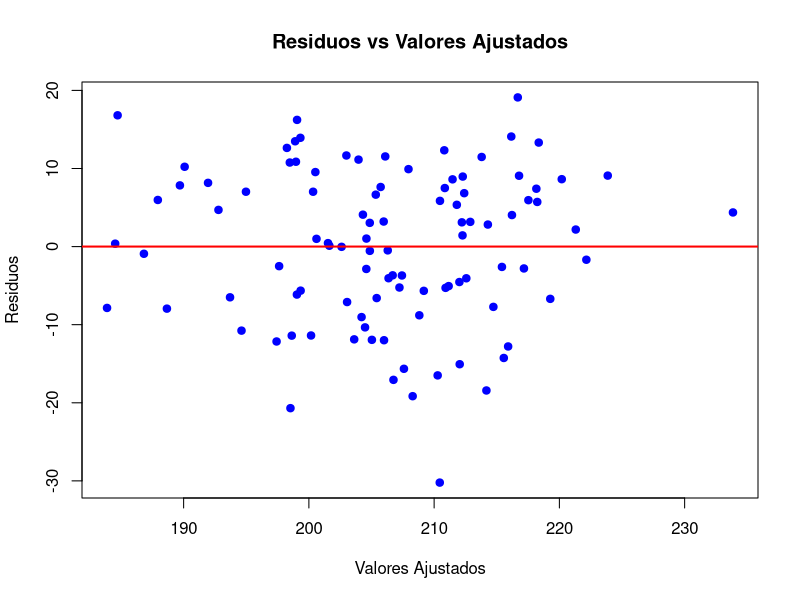
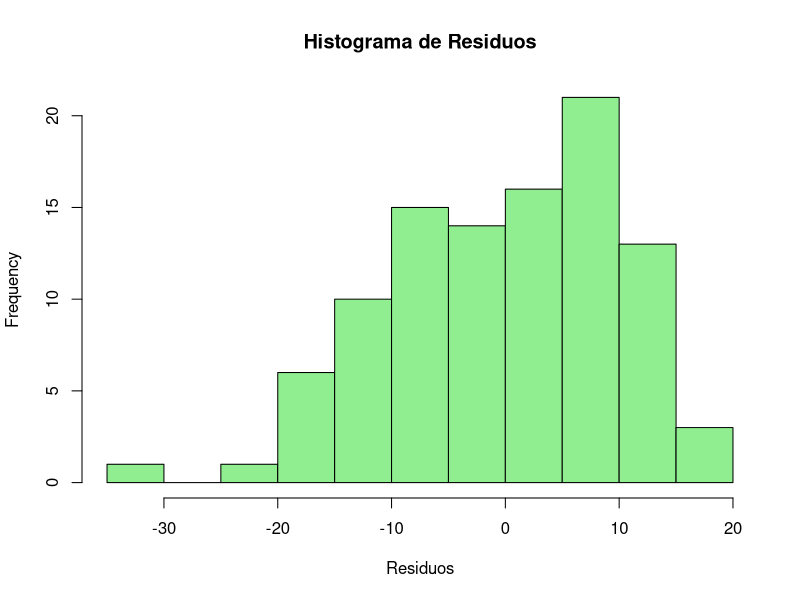
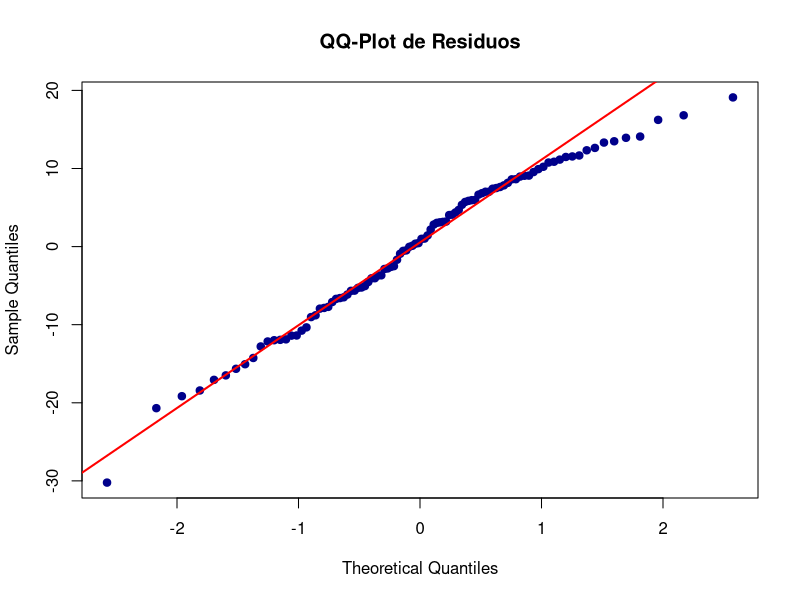
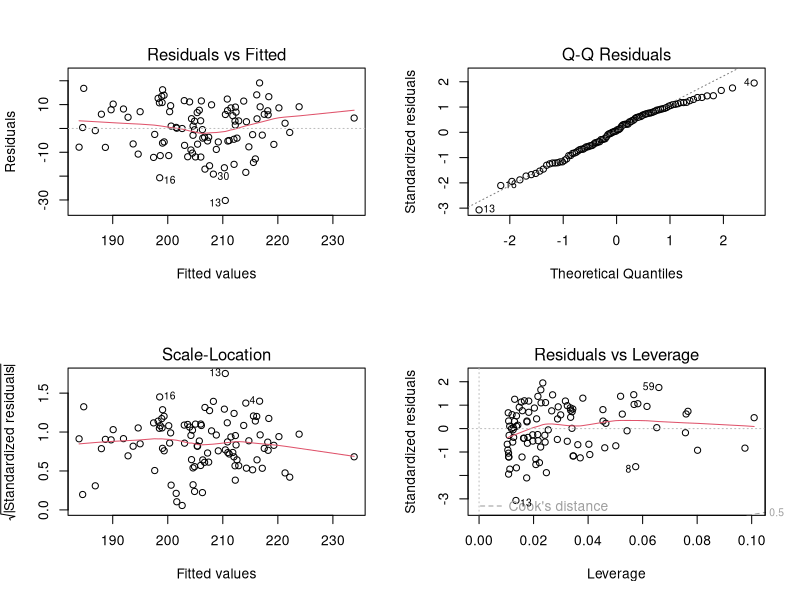

These figures' R source, in order:
# Leer los datos (ajustando la ruta relativa)
Datos_ProyectoP7 <- read.delim("./Datos_ProyectoP7.txt", header = TRUE)  # nolint

y  <- Datos_ProyectoP7$y
x3 <- Datos_ProyectoP7$x3
x5 <- Datos_ProyectoP7$x5
x7 <- Datos_ProyectoP7$x7
x8 <- Datos_ProyectoP7$x8

# Modelos de regresión simple
modelo_yx3 <- lm(y ~ x3)
summary(modelo_yx3)
modelo_yx5 <- lm(y ~ x5)
summary(modelo_yx5)
modelo_yx7 <- lm(y ~ x7)
summary(modelo_yx7)
modelo_yx8 <- lm(y ~ x8)
summary(modelo_yx8)

# Modelo lineal múltiple
modelo1 <- lm(y ~ x3 + x5 + x7 + x8)
summary(modelo1)

# Eliminación de variables
modelo2 <- lm(y ~ x5 + x7 + x8)
summary(modelo2)
modelo3 <- lm(y ~ x5 + x7)
summary(modelo3)  # Modelo aceptado

# Modelo final y análisis de errores
modelo_final <- modelo3
residuos  <- resid(modelo_final)
ajustados <- fitted(modelo_final)

# Usar el directorio actual para guardar gráficos
img_dir <- "./imagenes"

# Gráfico de residuos vs valores ajustados
png(filename = file.path(img_dir, "5-6_residuos_vs_valores_ajustados.png"), width = 800, height = 600)
plot(ajustados, residuos, main = "Residuos vs Valores Ajustados", 
     xlab = "Valores Ajustados", ylab = "Residuos", pch = 19, col = "blue")
abline(h = 0, col = "red", lwd = 2)
dev.off()

# Histograma de residuos
png(filename = file.path(img_dir, "5-6_histograma_residuos.png"), width = 800, height = 600)
hist(residuos, main = "Histograma de Residuos", xlab = "Residuos", 
     col = "lightgreen", border = "black")
dev.off()

# QQ-plot de residuos
png(filename = file.path(img_dir, "5-6_qqplot_residuos.png"), width = 800, height = 600)
qqnorm(residuos, main = "QQ-Plot de Residuos", pch = 19, col = "darkblue")
qqline(residuos, col = "red", lwd = 2)
dev.off()

# Guardar los 4 gráficos de diagnóstico del modelo final
png(filename = file.path(img_dir, "5-6_diagnosticos_modelo_final.png"), width = 800, height = 800)
par(mfrow = c(2, 2))
plot(modelo_final)
dev.off()
print(summary(modelo_final))